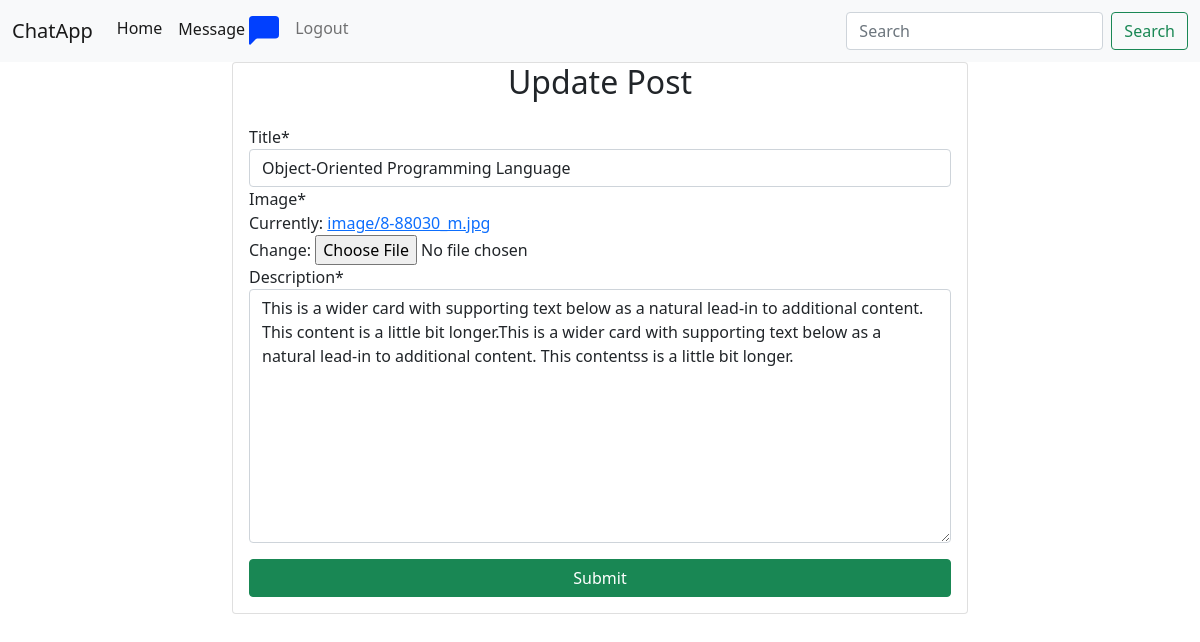
The app's page /update-post/1 (signed in) with its own data.
### app/models.py (models this page shows, shortened)
class PostDetails(models.Model):
    title = models.CharField(max_length=200)
    description = models.TextField()
    author = models.ForeignKey(User, on_delete=models.CASCADE)
    image = models.ImageField(upload_to='image/')
    date = models.DateTimeField(auto_now_add=True)

### app/views.py (the view, shortened to what this page needs)
# urls.py: path('update-post/<int:pk>',UpdatePost.as_view(),name='update-post'),
class UpdatePost(LoginRequiredMixin,UpdateView):
    model = PostDetails
    form_class = PostForm
    template_name = 'update-post.html'

### app/forms.py
class PostForm(forms.ModelForm):
    class Meta:
        model = PostDetails
        fields = ('title','image','description')

### templates/update-post.html (shortened to what this page needs)
{% extends 'base.html' %}
{% load crispy_forms_filters %}
{% block home %}
    <div class="container">
              <div class="row">
                  <div class="col-8 mx-auto">
                      <div class="card">
                          <h2 class="card-text text-center">Update Post</h2>
                          <div class="card-body">
                              <form action="" method="post" enctype="multipart/form-data">
                                  {{ form|crispy }}
                                  <div class="d-grid mt-3">
                                      <input type="submit" class="btn btn-success">
                                  </div>
                              </form>
                          </div>
                      </div>
                  </div>
              </div>
          </div>
{% endblock %}

### records on screen
PostDetails: title "Object-Oriented Programming Language", description "This is a wider card with supporting text below as a natural lead-in to additional content. This content is a little bit longer.This is a wider card with supporting text below as a natural lead-in to additional content. This contentss is a little bit longer."
